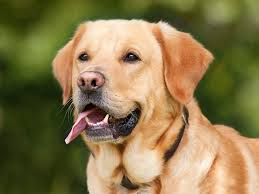
//> input picture index.jpeg, 259 x 194 px
$ ./histo   (built with g++ and OpenCV 4)
//> lines starting //> are read from the running program, lines starting //| are printed output that depends on the picture; after the words box and inside, x2 and y2 are one past the last pixel; in counts of white or black regions, pixels touching at a corner belong together
#include <opencv2/core/core.hpp>
#include <opencv2/highgui/highgui.hpp>
#include <opencv2/imgproc/imgproc.hpp>
#include <iostream>

using namespace cv;
using namespace std;

int main(){
	Mat var;
	var=imread("/home/subham/Image_Processing/index.jpeg",1);
//> var is the input picture: 194 rows x 259 cols, CV_8UC3; mean B, G, R 76.3, 119.7, 136.4
	Mat var2,img;
	cvtColor(var,var2,CV_BGR2GRAY);
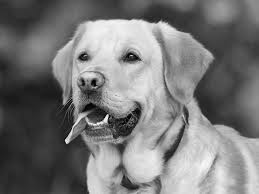
//> var2: 194 rows x 259 cols, CV_8UC1; min 1, max 249, mean 119.8
	int arr[256];
	int count,max=0;
	for(int k=0;k<256;k++){
		count=0;
		arr[k]=0;
		for(int i=0;i<var.rows;i++){
			for(int j=0;j<var.cols;j++){
				if(var2.at<uchar>(i,j)==k)
					count++;
			}
		}
		if(count>max)
			max=count;
		arr[k]=count;
	}
//> this loop made 256 passes
//> (count, max) on passes 2, 4, 5, 11, 18, 24, 26, 27, 28, 29, 30, 31: (4, 4), (10, 10), (16, 16), (17, 17), (19, 19), (21, 21), (23, 23), (47, 47), (102, 102), (103, 103), (131, 131), (138, 138)
//> count on passes 1, 3, 6, 7, 8, 9: 0, 4, 11, 7, 14, 12
//> after the loop, count = 0; arr = 256 values, max 732 at index 44, min 0 at index 0, mean 196.3; max = 732
	cout << max<<" " << var2.rows<<" "<<var2.cols<<endl;
//| 732 194 259
	max=max/2.5;
//> max = 292
	img=Mat(max+2,256,CV_8UC1,Scalar(255));
//> img: 294 rows x 256 cols, CV_8UC1; every value is 255
	/*imshow("Display Test",img);
	waitKey(0);*/
	count=0;
	cout<< max;
//| 292
	/*for(int i=0;i<256;i++){
		arr[i]=arr[i]/3;
	}*/
	while(count<256){
		for(int k=0;k<arr[count];k++){
			img.at<uchar>(max+1-(k/2.5),count)=0;
		}
		count++;
	}
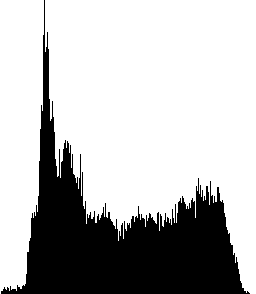
//> img: 294 rows x 256 cols, CV_8UC1; 73% white; 1 black region, box (x1, y1, x2, y2) and area: (1, 0, 250, 294) 20345
//> after the loop, count = 256
	imshow("Display",img);
	waitKey(0);
	return 0;
}
